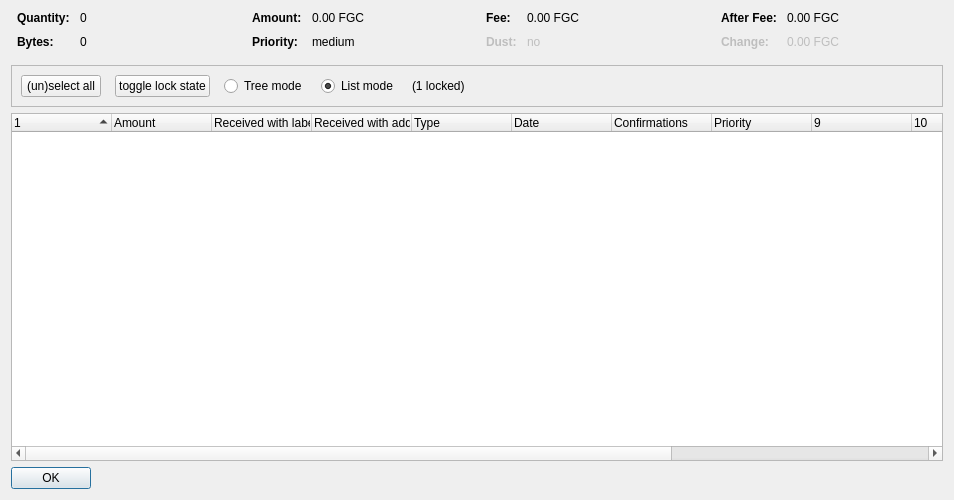
<?xml version="1.0" encoding="UTF-8"?>
<ui version="4.0">
 <class>CoinControlDialog</class>
 <widget class="QDialog" name="CoinControlDialog">
  <property name="geometry">
   <rect>
    <x>0</x>
    <y>0</y>
    <width>954</width>
    <height>500</height>
   </rect>
  </property>
  <property name="windowTitle">
   <string>Coin Selection</string>
  </property>
  <layout class="QVBoxLayout" name="verticalLayout">
   <item>
    <layout class="QHBoxLayout" name="horizontalLayoutTop" stretch="0,0,0,0">
     <property name="topMargin">
      <number>0</number>
     </property>
     <property name="bottomMargin">
      <number>10</number>
     </property>
     <item>
      <layout class="QFormLayout" name="formLayoutCoinControl1">
       <property name="horizontalSpacing">
        <number>10</number>
       </property>
       <property name="verticalSpacing">
        <number>10</number>
       </property>
       <property name="leftMargin">
        <number>6</number>
       </property>
       <property name="rightMargin">
        <number>6</number>
       </property>
       <item row="0" column="0">
        <widget class="QLabel" name="labelCoinControlQuantityText">
         <property name="font">
          <font>
           <weight>75</weight>
           <bold>true</bold>
          </font>
         </property>
         <property name="text">
          <string>Quantity:</string>
         </property>
        </widget>
       </item>
       <item row="0" column="1">
        <widget class="QLabel" name="labelCoinControlQuantity">
         <property name="cursor">
          <cursorShape>IBeamCursor</cursorShape>
         </property>
         <property name="contextMenuPolicy">
          <enum>Qt::ActionsContextMenu</enum>
         </property>
         <property name="text">
          <string notr="true">0</string>
         </property>
         <property name="textInteractionFlags">
          <set>Qt::LinksAccessibleByMouse|Qt::TextSelectableByKeyboard|Qt::TextSelectableByMouse</set>
         </property>
        </widget>
       </item>
       <item row="1" column="0">
        <widget class="QLabel" name="labelCoinControlBytesText">
         <property name="font">
          <font>
           <weight>75</weight>
           <bold>true</bold>
          </font>
         </property>
         <property name="text">
          <string>Bytes:</string>
         </property>
        </widget>
       </item>
       <item row="1" column="1">
        <widget class="QLabel" name="labelCoinControlBytes">
         <property name="cursor">
          <cursorShape>IBeamCursor</cursorShape>
         </property>
         <property name="contextMenuPolicy">
          <enum>Qt::ActionsContextMenu</enum>
         </property>
         <property name="text">
          <string notr="true">0</string>
         </property>
         <property name="textInteractionFlags">
          <set>Qt::LinksAccessibleByMouse|Qt::TextSelectableByKeyboard|Qt::TextSelectableByMouse</set>
         </property>
        </widget>
       </item>
      </layout>
     </item>
     <item>
      <layout class="QFormLayout" name="formLayoutCoinControl2">
       <property name="horizontalSpacing">
        <number>10</number>
       </property>
       <property name="verticalSpacing">
        <number>10</number>
       </property>
       <property name="leftMargin">
        <number>6</number>
       </property>
       <property name="rightMargin">
        <number>6</number>
       </property>
       <item row="0" column="0">
        <widget class="QLabel" name="labelCoinControlAmountText">
         <property name="font">
          <font>
           <weight>75</weight>
           <bold>true</bold>
          </font>
         </property>
         <property name="text">
          <string>Amount:</string>
         </property>
        </widget>
       </item>
       <item row="0" column="1">
        <widget class="QLabel" name="labelCoinControlAmount">
         <property name="cursor">
          <cursorShape>IBeamCursor</cursorShape>
         </property>
         <property name="contextMenuPolicy">
          <enum>Qt::ActionsContextMenu</enum>
         </property>
         <property name="text">
          <string notr="true">0.00 FGC</string>
         </property>
         <property name="textInteractionFlags">
          <set>Qt::LinksAccessibleByMouse|Qt::TextSelectableByKeyboard|Qt::TextSelectableByMouse</set>
         </property>
        </widget>
       </item>
       <item row="1" column="0">
        <widget class="QLabel" name="labelCoinControlPriorityText">
         <property name="font">
          <font>
           <weight>75</weight>
           <bold>true</bold>
          </font>
         </property>
         <property name="text">
          <string>Priority:</string>
         </property>
        </widget>
       </item>
       <item row="1" column="1">
        <widget class="QLabel" name="labelCoinControlPriority">
         <property name="cursor">
          <cursorShape>IBeamCursor</cursorShape>
         </property>
         <property name="contextMenuPolicy">
          <enum>Qt::ActionsContextMenu</enum>
         </property>
         <property name="text">
          <string>medium</string>
         </property>
         <property name="textInteractionFlags">
          <set>Qt::LinksAccessibleByMouse|Qt::TextSelectableByKeyboard|Qt::TextSelectableByMouse</set>
         </property>
        </widget>
       </item>
      </layout>
     </item>
     <item>
      <layout class="QFormLayout" name="formLayoutCoinControl3">
       <property name="horizontalSpacing">
        <number>10</number>
       </property>
       <property name="verticalSpacing">
        <number>10</number>
       </property>
       <property name="leftMargin">
        <number>6</number>
       </property>
       <property name="rightMargin">
        <number>6</number>
       </property>
       <item row="0" column="0">
        <widget class="QLabel" name="labelCoinControlFeeText">
         <property name="font">
          <font>
           <weight>75</weight>
           <bold>true</bold>
          </font>
         </property>
         <property name="text">
          <string>Fee:</string>
         </property>
        </widget>
       </item>
       <item row="0" column="1">
        <widget class="QLabel" name="labelCoinControlFee">
         <property name="cursor">
          <cursorShape>IBeamCursor</cursorShape>
         </property>
         <property name="contextMenuPolicy">
          <enum>Qt::ActionsContextMenu</enum>
         </property>
         <property name="text">
          <string notr="true">0.00 FGC</string>
         </property>
         <property name="textInteractionFlags">
          <set>Qt::LinksAccessibleByMouse|Qt::TextSelectableByKeyboard|Qt::TextSelectableByMouse</set>
         </property>
        </widget>
       </item>
       <item row="1" column="0">
        <widget class="QLabel" name="labelCoinControlLowOutputText">
         <property name="enabled">
          <bool>false</bool>
         </property>
         <property name="font">
          <font>
           <weight>75</weight>
           <bold>true</bold>
          </font>
         </property>
         <property name="text">
          <string>Dust:</string>
         </property>
        </widget>
       </item>
       <item row="1" column="1">
        <widget class="QLabel" name="labelCoinControlLowOutput">
         <property name="enabled">
          <bool>false</bool>
         </property>
         <property name="cursor">
          <cursorShape>IBeamCursor</cursorShape>
         </property>
         <property name="contextMenuPolicy">
          <enum>Qt::ActionsContextMenu</enum>
         </property>
         <property name="text">
          <string>no</string>
         </property>
         <property name="textInteractionFlags">
          <set>Qt::LinksAccessibleByMouse|Qt::TextSelectableByKeyboard|Qt::TextSelectableByMouse</set>
         </property>
        </widget>
       </item>
      </layout>
     </item>
     <item>
      <layout class="QFormLayout" name="formLayoutCoinControl4">
       <property name="horizontalSpacing">
        <number>10</number>
       </property>
       <property name="verticalSpacing">
        <number>10</number>
       </property>
       <property name="leftMargin">
        <number>6</number>
       </property>
       <property name="rightMargin">
        <number>6</number>
       </property>
       <item row="0" column="0">
        <widget class="QLabel" name="labelCoinControlAfterFeeText">
         <property name="font">
          <font>
           <weight>75</weight>
           <bold>true</bold>
          </font>
         </property>
         <property name="text">
          <string>After Fee:</string>
         </property>
        </widget>
       </item>
       <item row="0" column="1">
        <widget class="QLabel" name="labelCoinControlAfterFee">
         <property name="cursor">
          <cursorShape>IBeamCursor</cursorShape>
         </property>
         <property name="contextMenuPolicy">
          <enum>Qt::ActionsContextMenu</enum>
         </property>
         <property name="text">
          <string notr="true">0.00 FGC</string>
         </property>
         <property name="textInteractionFlags">
          <set>Qt::LinksAccessibleByMouse|Qt::TextSelectableByKeyboard|Qt::TextSelectableByMouse</set>
         </property>
        </widget>
       </item>
       <item row="1" column="0">
        <widget class="QLabel" name="labelCoinControlChangeText">
         <property name="enabled">
          <bool>false</bool>
         </property>
         <property name="font">
          <font>
           <weight>75</weight>
           <bold>true</bold>
          </font>
         </property>
         <property name="text">
          <string>Change:</string>
         </property>
        </widget>
       </item>
       <item row="1" column="1">
        <widget class="QLabel" name="labelCoinControlChange">
         <property name="enabled">
          <bool>false</bool>
         </property>
         <property name="cursor">
          <cursorShape>IBeamCursor</cursorShape>
         </property>
         <property name="contextMenuPolicy">
          <enum>Qt::ActionsContextMenu</enum>
         </property>
         <property name="text">
          <string notr="true">0.00 FGC</string>
         </property>
         <property name="textInteractionFlags">
          <set>Qt::LinksAccessibleByMouse|Qt::TextSelectableByKeyboard|Qt::TextSelectableByMouse</set>
         </property>
        </widget>
       </item>
      </layout>
     </item>
    </layout>
   </item>
   <item>
    <widget class="QFrame" name="frame">
     <property name="minimumSize">
      <size>
       <width>0</width>
       <height>40</height>
      </size>
     </property>
     <property name="frameShape">
      <enum>QFrame::StyledPanel</enum>
     </property>
     <property name="frameShadow">
      <enum>QFrame::Sunken</enum>
     </property>
     <layout class="QHBoxLayout" name="horizontalLayout">
      <item>
       <layout class="QHBoxLayout" name="horizontalLayoutPanel" stretch="0,0,0,0,0,0">
        <property name="spacing">
         <number>14</number>
        </property>
        <item>
         <widget class="QPushButton" name="pushButtonSelectAll">
          <property name="sizePolicy">
           <sizepolicy hsizetype="Maximum" vsizetype="Fixed">
            <horstretch>0</horstretch>
            <verstretch>0</verstretch>
           </sizepolicy>
          </property>
          <property name="text">
           <string>(un)select all</string>
          </property>
          <property name="autoDefault">
           <bool>false</bool>
          </property>
         </widget>
        </item>
        <item>
         <widget class="QPushButton" name="pushButtonToggleLock">
          <property name="sizePolicy">
           <sizepolicy hsizetype="Maximum" vsizetype="Fixed">
            <horstretch>0</horstretch>
            <verstretch>0</verstretch>
           </sizepolicy>
          </property>
          <property name="text">
           <string>toggle lock state</string>
          </property>
          <property name="autoDefault">
           <bool>false</bool>
          </property>
         </widget>
        </item>
        <item>
         <widget class="QRadioButton" name="radioTreeMode">
          <property name="sizePolicy">
           <sizepolicy hsizetype="Maximum" vsizetype="Fixed">
            <horstretch>0</horstretch>
            <verstretch>0</verstretch>
           </sizepolicy>
          </property>
          <property name="text">
           <string>Tree mode</string>
          </property>
         </widget>
        </item>
        <item>
         <widget class="QRadioButton" name="radioListMode">
          <property name="sizePolicy">
           <sizepolicy hsizetype="Maximum" vsizetype="Fixed">
            <horstretch>0</horstretch>
            <verstretch>0</verstretch>
           </sizepolicy>
          </property>
          <property name="text">
           <string>List mode</string>
          </property>
          <property name="checked">
           <bool>true</bool>
          </property>
         </widget>
        </item>
        <item>
         <widget class="QLabel" name="labelLocked">
          <property name="text">
           <string>(1 locked)</string>
          </property>
         </widget>
        </item>
        <item>
         <spacer name="horizontalSpacer">
          <property name="orientation">
           <enum>Qt::Horizontal</enum>
          </property>
          <property name="sizeHint" stdset="0">
           <size>
            <width>40</width>
            <height>20</height>
           </size>
          </property>
         </spacer>
        </item>
       </layout>
      </item>
     </layout>
    </widget>
   </item>
   <item>
    <widget class="CoinControlTreeWidget" name="treeWidget">
     <property name="contextMenuPolicy">
      <enum>Qt::CustomContextMenu</enum>
     </property>
     <property name="sortingEnabled">
      <bool>false</bool>
     </property>
     <property name="columnCount">
      <number>13</number>
     </property>
     <attribute name="headerShowSortIndicator" stdset="0">
      <bool>true</bool>
     </attribute>
     <attribute name="headerStretchLastSection">
      <bool>false</bool>
     </attribute>
     <column>
      <property name="text">
       <string/>
      </property>
     </column>
     <column>
      <property name="text">
       <string>Amount</string>
      </property>
     </column>
     <column>
      <property name="text">
       <string>Received with label</string>
      </property>
     </column>
     <column>
      <property name="text">
       <string>Received with address</string>
      </property>
     </column>
     <column>
      <property name="text">
	<string>Type</string>
      </property>
     </column>
     <column>
      <property name="text">	 
       <string>Date</string>
      </property>
     </column>
     <column>
      <property name="text">
       <string>Confirmations</string>
      </property>
      <property name="toolTip">
       <string>Confirmed</string>
      </property>
     </column>
     <column>
      <property name="text">
       <string>Priority</string>
      </property>
     </column>
     <column>
      <property name="text">
       <string/>
      </property>
     </column>
     <column>
      <property name="text">
       <string/>
      </property>
     </column>
     <column>
      <property name="text">
       <string/>
      </property>
     </column>
     <column>
      <property name="text">
       <string/>
      </property>
     </column>
     <column>
      <property name="text">
       <string/>
      </property>
     </column>
    </widget>
   </item>
   <item>
    <widget class="QDialogButtonBox" name="buttonBox">
     <property name="sizePolicy">
      <sizepolicy hsizetype="Maximum" vsizetype="Fixed">
       <horstretch>0</horstretch>
       <verstretch>0</verstretch>
      </sizepolicy>
     </property>
     <property name="orientation">
      <enum>Qt::Horizontal</enum>
     </property>
     <property name="standardButtons">
      <set>QDialogButtonBox::Ok</set>
     </property>
    </widget>
   </item>
  </layout>
 </widget>
 <customwidgets>
  <customwidget>
   <class>CoinControlTreeWidget</class>
   <extends>QTreeWidget</extends>
   <header>coincontroltreewidget.h</header>
  </customwidget>
 </customwidgets>
 <resources/>
 <connections/>
</ui>
